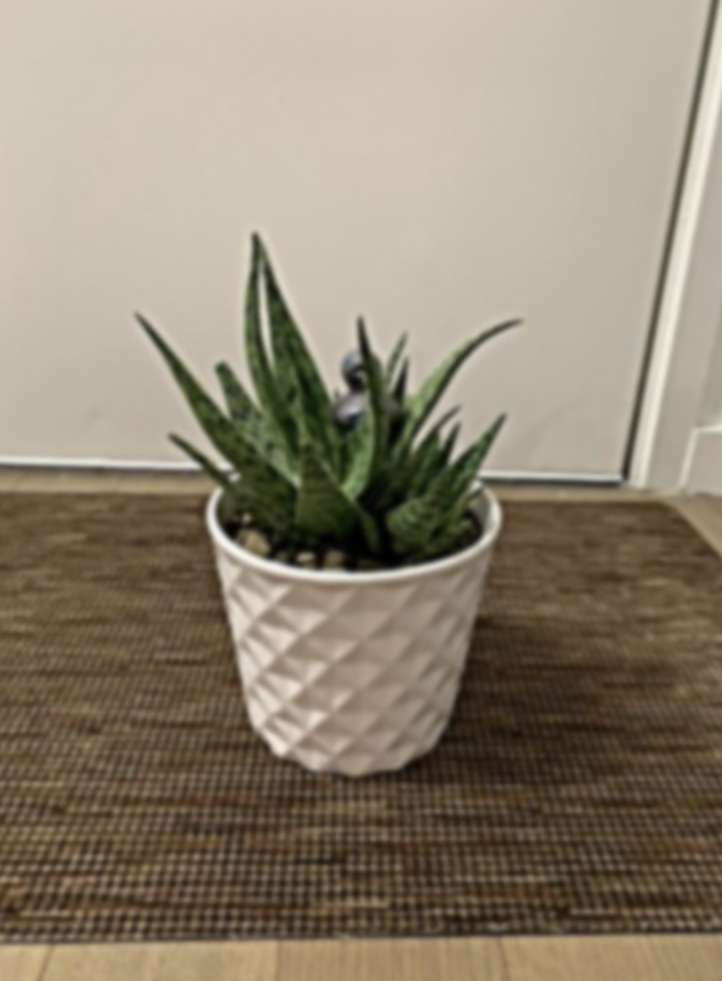
%> input picture Stevens_Spring_2022/CPE-462-A/FinalProject/Blurry.jpg, 722 x 981 px
$ octave sharpen.m   (GNU Octave 9; MATLAB toolbox functions it lacks are replaced by stand-ins)
%> lines starting %> are read from the running program, lines starting %| are printed output that depends on the picture
% MatLab program for edge sharpening.
% Read the image in variable 'a'
a=imread("Blurry.jpg");
%> a is the input picture: size 981x722x3 uint8; mean R, G, B 143.7, 132.4, 113.8

% Defined the laplacian filter.
Lap=[0 1 0; 1 -5 1; 0 1 0];

% Convolve the image read
% in 'a' with Laplacian mask.
a1=convn(a,Lap,'same');
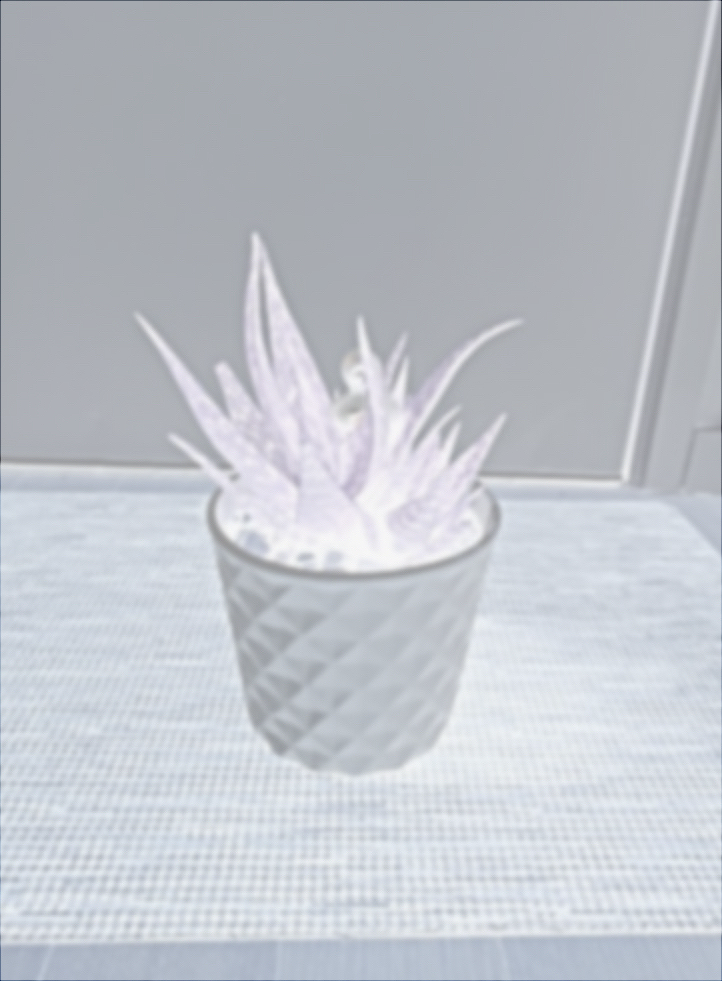
%> a1: size 981x722x3 double; mean R, G, B -144.5, -133.1, -114.4; drawn with min black and max white

% After convolution the intensity
% Values go beyond the range.
% Normalise the range of intensity.
a2=uint8(a1);

% Display the sharpened image.
imtool(abs(a-a2),[])

% Define strong laplacian filter
lap=[-1 -1 -1; -1 8 -1; -1 -1 -1];

% Apply filter on original image
a3=convn(a,lap,'same');
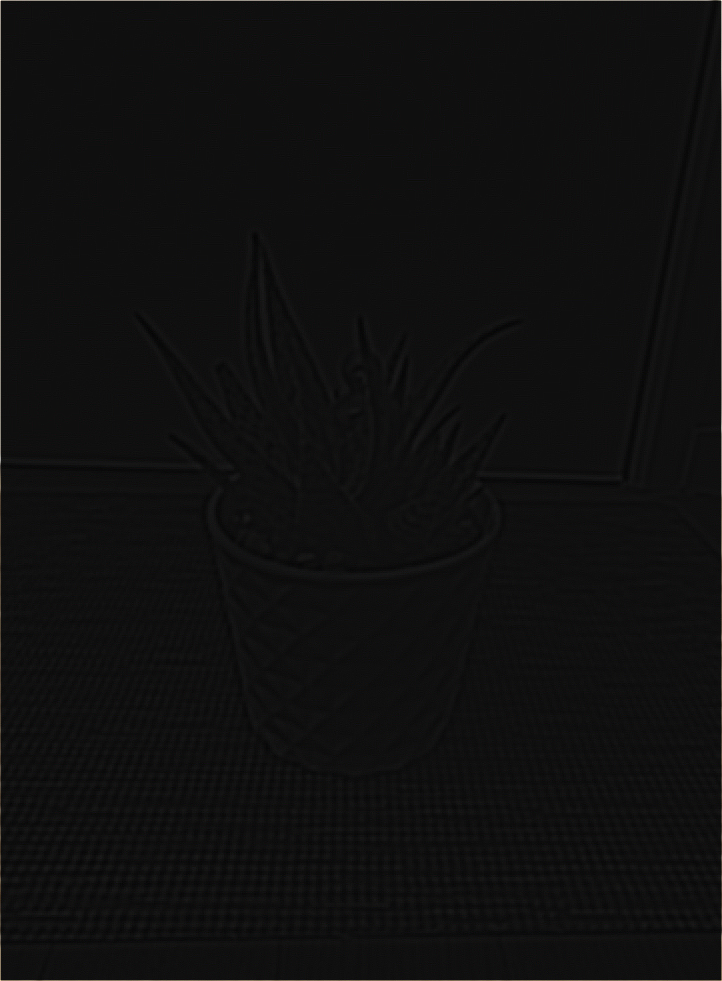
%> a3: size 981x722x3 double; mean R, G, B 2.4, 2.2, 1.9; drawn with min black and max white

% Normalise the resultant image.
a4=uint8(a3);

% Display the sharpened image.
imtool(abs(a+a4),[])
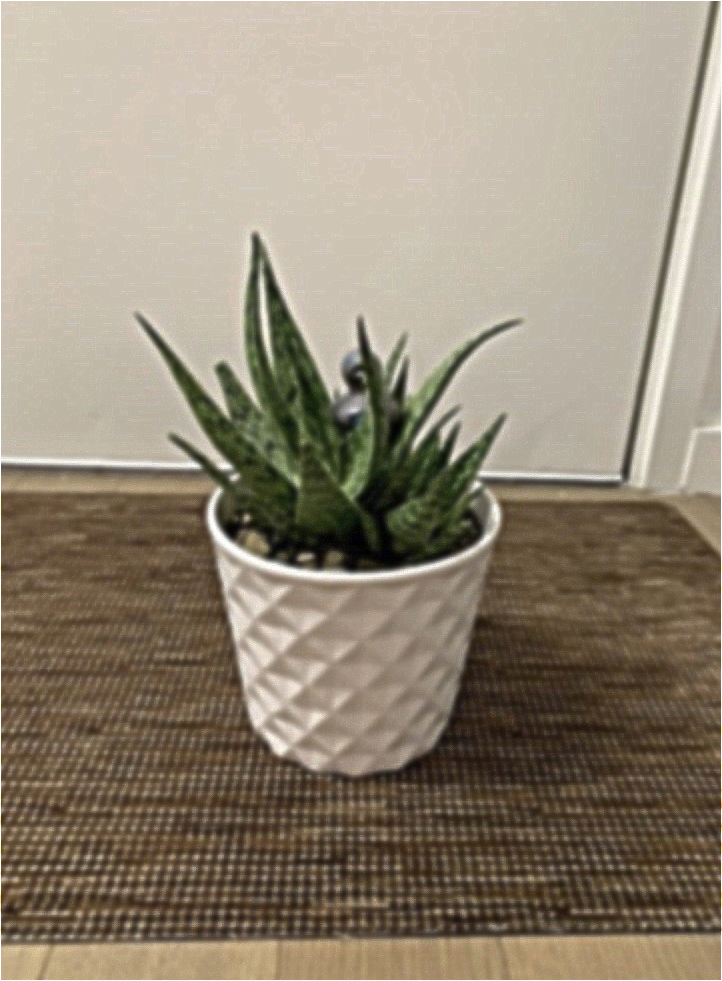
%> displayed picture: size 981x722x3, on the screen's scale of 0 to 255; mean R, G, B 147.5, 136, 118
